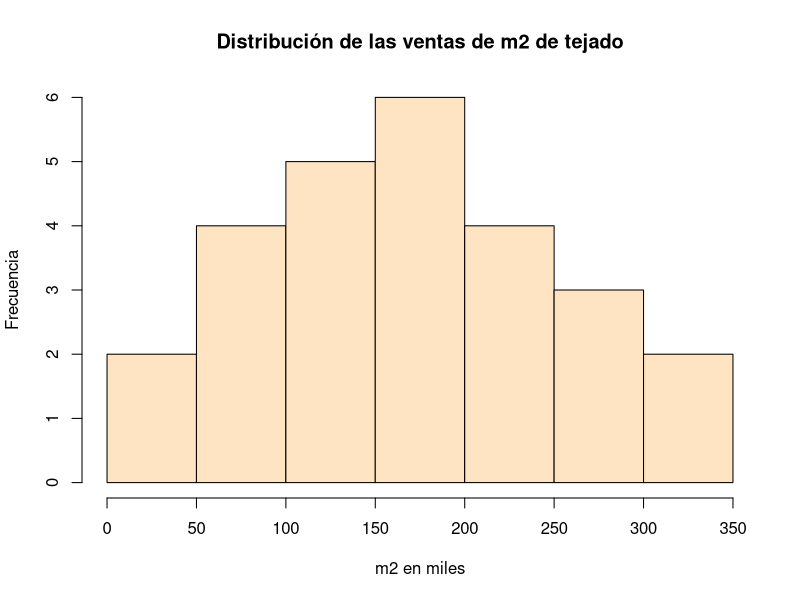
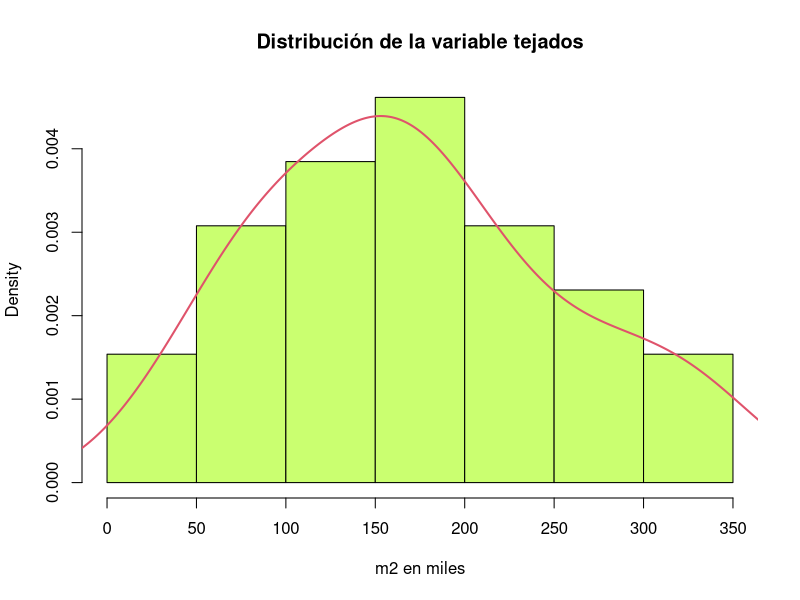

Generate these figures, in order, with R:
# Estimación y diagnóstico del Modelo de Regresión Lineal Normal
# @author Gonzalo Chacaltana Buleje

# Carga del dataset
sales <- read.csv(file="dataset/data.csv")

#-------------------------------------------------------------------------
# Revisión rápida de la estructura del dataset
#-------------------------------------------------------------------------

# Primeros registros (observaciones)
head(sales)
#tejados gastos clientes marcas potencial
#    79.3    5.5       31     10         8
#   200.1    2.5       55      8         6
#   163.2    8.0       67     12         9
#   200.1    3.0       50      7        16
#   146.0    3.0       38      8        15
#   177.7    2.9       71     12        17

# Tipo de variables
str(sales)

# Resumen del dataset
summary(sales)
# tejados          gastos         clientes         marcas         potencial     
# Min.   : 30.9   Min.   :2.500   Min.   :26.00   Min.   : 4.000   Min.   : 3.000  
# 1st Qu.:102.0   1st Qu.:4.000   1st Qu.:40.50   1st Qu.: 8.000   1st Qu.: 6.000  
# Median :159.8   Median :5.500   Median :51.50   Median : 9.000   Median : 9.000  
# Mean   :170.2   Mean   :5.408   Mean   :51.85   Mean   : 9.115   Mean   : 9.885  
# 3rd Qu.:217.5   3rd Qu.:6.650   3rd Qu.:61.50   3rd Qu.:11.000   3rd Qu.:13.750  
# Max.   :339.4   Max.   :9.000   Max.   :75.00   Max.   :13.000   Max.   :19.000 

#-------------------------------------------------------------------------
# Análisis descriptivo del dataset
#-------------------------------------------------------------------------

# Analizando la distribución (por frecuencia) de las ventas de m2 de la variable tejados.
hist(sales$tejados, main="Distribución de las ventas de m2 de tejado",
     xlab="m2 en miles", ylab="Frecuencia", col=c("bisque"))

# Distribución - de las ventas de la variable tejados

hist(sales$tejados, probability = TRUE,col=c("darkolivegreen1"), 
     main="Distribución de la variable tejados",xlab="m2 en miles")
lines(density(sales$tejados),col=2,lwd=2)

